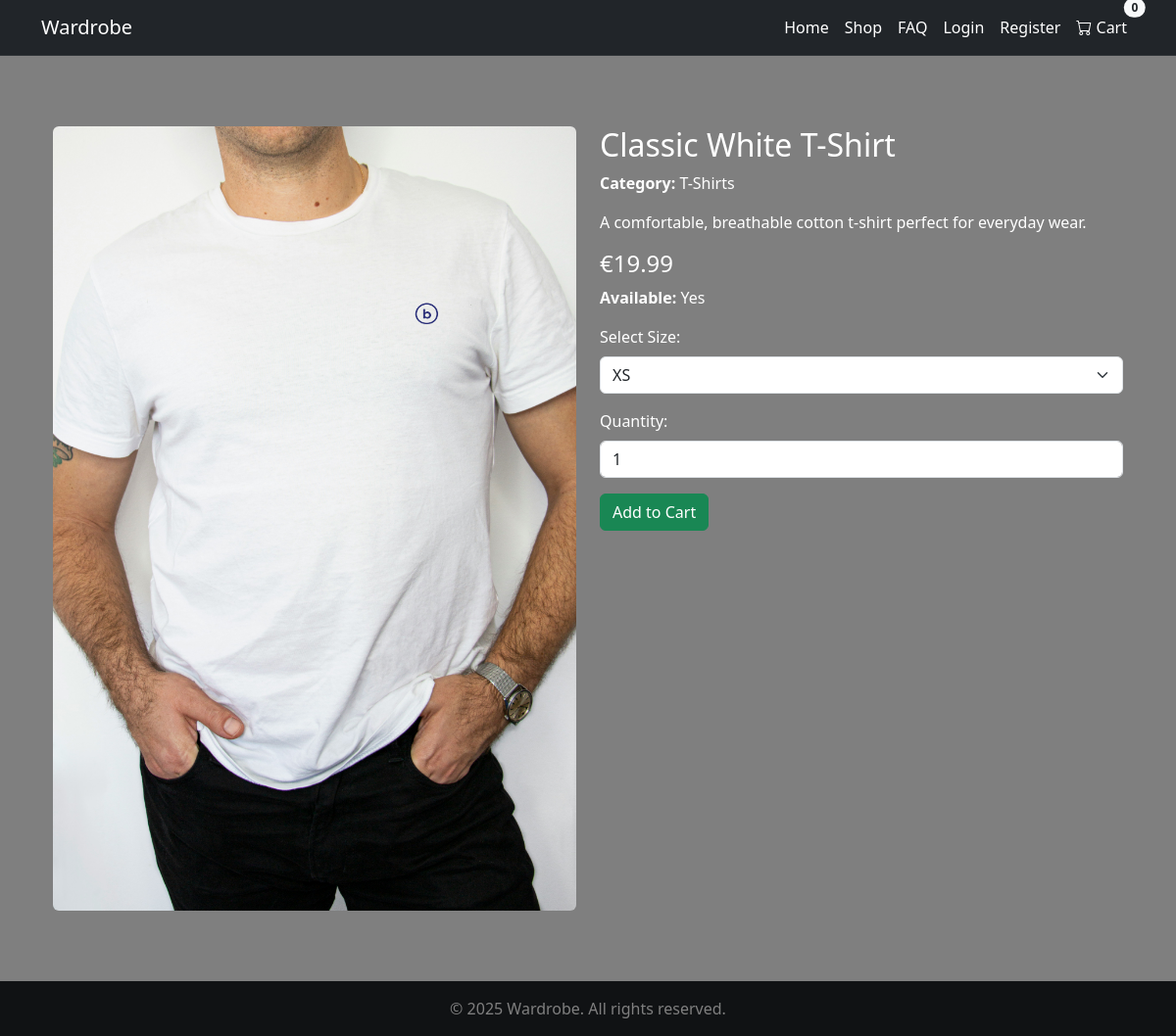
Screenshot of /shop/1/ with the database file from the repository.
### products/models.py (models this page shows, shortened)
class Product(models.Model):
    GENDER_CHOICES = [
        ('men', 'Men'),
        ('women', 'Women'),
    ]
    name = models.CharField(max_length=100)
    category = models.ForeignKey(Category, on_delete=models.CASCADE)
    description = models.TextField(blank=True)
    price = models.DecimalField(max_digits=6, decimal_places=2)
    image = models.ImageField(upload_to='products/')
    is_available = models.BooleanField(default=True)
    gender = models.CharField(max_length=10, choices=GENDER_CHOICES)
    sizes = models.ManyToManyField(Size, blank=True)
    created_at = models.DateTimeField(auto_now_add=True)

class Category(models.Model):
    name = models.CharField(max_length=100)
    gender = models.CharField(
        max_length=10,
        choices=[('men', 'Men'), ('women', 'Women')],
        default='men'
    )
    slug = models.SlugField(unique=True)
    class Meta:
        verbose_name_plural = 'Categories'

### products/views.py (the view)
# urls.py: path('<int:pk>/', views.product_detail, name='product_detail'),
def product_detail(request, pk):
    product = get_object_or_404(Product, pk=pk)
    return render(request, 'products/product_detail.html', {'product': product})

### cart/cart.py (called while the page is built)
    def _load_cart_data(self):
        cart = self.session.get(settings.CART_SESSION_ID, {})
        return cart if isinstance(cart, dict) else {}

    def __len__(self):
        return sum(item.get('quantity', 0) for item in self.cart.values())

### cart/context_processors.py (called while the page is built)
def cart_context(request):
    cart = Cart(request)
    return {
        'cart': cart,
        'cart_item_count': len(cart),
    }

### wardrobeapp/templates/products/product_detail.html (shortened to what this page needs)
{% extends 'base.html' %}
{% block content %}
<div class="container py-5 text-white">
    <div class="row">
        <div class="col-md-6">
            {% if product.image %}
                <img src="{{ product.image.url }}" class="img-fluid rounded" alt="{{ product.name }}">
            {% else %}
                <img src="https://via.placeholder.com/500x600" class="img-fluid rounded" alt="Placeholder">
            {% endif %}
        </div>
        <div class="col-md-6">
            <h2>{{ product.name }}</h2>
            <p><strong>Category:</strong> {{ product.category.name }}</p>
            <p>{{ product.description }}</p>
            <h4>€{{ product.price }}</h4>
            <p><strong>Available:</strong> {{ product.is_available|yesno:"Yes,No" }}</p>
            {% if product.is_available %}
                <form id="add-to-cart-form" data-url="{% url 'add_to_cart' product.id %}" method="post">
                    <div class="mb-3">
                        <label for="size" class="form-label">Select Size:</label>
                        <select name="size" id="size" class="form-select" required>
                            {% for size in product.sizes.all %}
                                <option value="{{ size.id }}">{{ size.name }}</option>
                            {% endfor %}
                        </select>
                    </div>
                    <div class="mb-3">
                        <label for="quantity" class="form-label">Quantity:</label>
                        <input type="number" name="quantity" id="quantity" value="1" min="1" class="form-control" required>
                    </div>
                    <button type="submit" class="btn btn-success">Add to Cart</button>
                </form>
            {% else %}
                <div class="alert alert-warning mt-4">This product is currently out of stock.</div>
            {% endif %}
        </div>
    </div>
</div>
{% endblock %}

### wardrobeapp/templates/base.html (shortened to what this page needs)
{% load static %}
<!DOCTYPE html>
<html lang="en">
<head>
    <link rel="stylesheet" href="https://cdn.jsdelivr.net/npm/bootstrap@5.3.0/dist/css/bootstrap.min.css">
    <link rel="stylesheet" href="https://cdn.jsdelivr.net/npm/bootstrap-icons/font/bootstrap-icons.css">
    <link rel="stylesheet" href="{% static 'css/style.css' %}">
</head>
<body class="d-flex flex-column min-vh-100">
<div aria-live="polite" aria-atomic="true" class="position-fixed top-0 end-0 p-3" style="z-index: 1080;">
</div>
<nav class="navbar navbar-expand-lg navbar-dark bg-dark">
    <div class="container">
        <a class="navbar-brand" href="{% url 'home' %}">Wardrobe</a>
        <div class="collapse navbar-collapse" id="navbarNav">
            <ul class="navbar-nav ms-auto">
                <li class="nav-item"><a class="nav-link" href="{% url 'home' %}">Home</a></li>
                <li class="nav-item"><a class="nav-link" href="{% url 'shop' %}">Shop</a></li>
                <li class="nav-item"><a class="nav-link" href="{% url 'faq:faq' %}">FAQ</a></li>
                {% if user.is_authenticated %}
                    <li class="nav-item dropdown">
                        <a class="nav-link dropdown-toggle" href="#" id="accountDropdown" role="button" data-bs-toggle="dropdown">
                            <i class="bi bi-person-circle"></i> {{ user.username }}
                        </a>
                        <ul class="dropdown-menu dropdown-menu-end">
                            <li><a class="dropdown-item" href="{% url 'profile' %}">My Profile</a></li>
                            <li><a class="dropdown-item" href="{% url 'my_orders' %}">My Orders</a></li>
                            <li><hr class="dropdown-divider"></li>
                            <li><a class="dropdown-item text-danger" href="{% url 'logout' %}">Logout</a></li>
                        </ul>
                    </li>
                {% else %}
                    <li class="nav-item"><a class="nav-link" href="{% url 'login' %}">Login</a></li>
                    <li class="nav-item"><a class="nav-link" href="{% url 'register' %}">Register</a></li>
                {% endif %}
                <li class="nav-item">
                    <a class="nav-link position-relative" href="{% url 'cart:detail' %}">
                        <i class="bi bi-cart"></i> Cart
                        <span id="cart-count" class="position-absolute top-0 start-100 translate-middle badge rounded-pill bg-light text-dark">
                            {{ cart_item_count|default:0 }}
                        </span>
                    </a>
                </li>
            </ul>
        </div>
    </div>
</nav>
<main class="container py-4 flex-grow-1">
    {% block content %}{% endblock %}
</main>
<footer class="bg-dark text-white text-center py-3">
    <p class="mb-0">&copy; 2025 Wardrobe. All rights reserved.</p>
</footer>
</body>
</html>

### wardrobeapp/static/css/style.css (style rules this page uses)
html, body { margin: 0; padding: 0; height: 100%; width: 100%; font-family: 'Segoe UI', sans-serif; color: #fff; background: url('https://images.unsplash.com/photo-1489987707025-afc232f7ea0f?q=80&w=1170&auto=format&fit=crop&ixlib=rb-4.1.0') no-repeat center center fixed; background-size: cover; overflow-x: hidden; }
body::before { content: ''; position: fixed; inset: 0; background: rgba(0, 0, 0, 0.5); z-index: 0; }
.navbar { background-color: rgba(0, 0, 0, 0.25); backdrop-filter: blur(10px); -webkit-backdrop-filter: blur(10px); border-bottom: 1px solid rgba(255, 255, 255, 0.05); z-index: 1000; transition: background-color 0.3s ease; }
.navbar a { color: #ffffff !important; font-weight: 500; }
main, .container, .card, form, section, .row { position: relative; z-index: 1; }

### rows the page displays
Product: image (picture), name "Classic White T-Shirt", category.name "T-Shirts", description "A comfortable, breathable cotton t-shirt perfect for everyday wear.", price "19.99", is_available "Yes"

### other values shown
{{ cart_item_count|default:0 }} "0"
form field size "XS"
